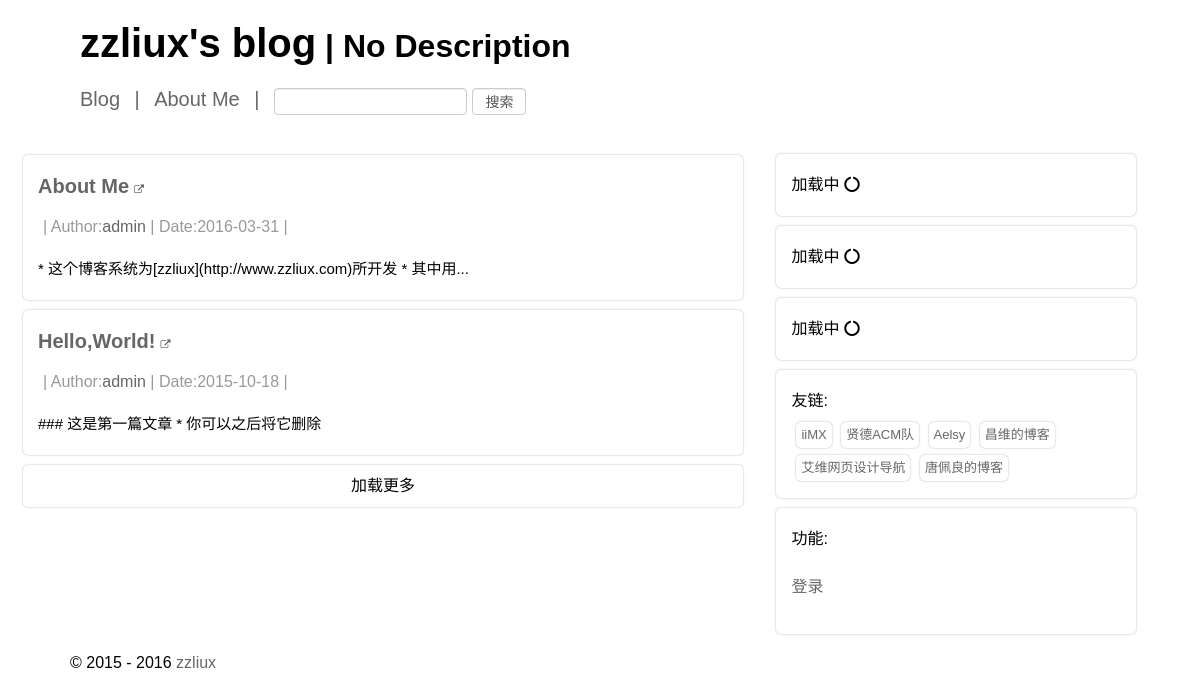
The page / on the database its author committed.
### tables this page shows
CREATE TABLE IF NOT EXISTS `xblog_articles` (
  `cid` int(10) unsigned NOT NULL AUTO_INCREMENT,
  `uid` int(10) unsigned NOT NULL,
  `title` text,
  `content` longtext,
  `tags` tinytext,
  `categories` tinytext,
  `date` int(11) NOT NULL DEFAULT '0',
  `status` tinyint(3) unsigned NOT NULL DEFAULT '0',
  `commentStatus` tinyint(1) NOT NULL DEFAULT '1',
  `priority` int(11) NOT NULL DEFAULT '0',
  PRIMARY KEY (`cid`)
);

### templates/default/index.php (called while the page is built)
<?php
require_once(dirname(__FILE__).'/../../functions/common.php');
?>
<?php blog_header() ?>
<?php blog_body() ?>
<?php blog_footer() ?>

### index.php (called while the page is built, shortened)
<?php include_once(dirname(__FILE__).'/functions/common.php') ?>
<?php include_once(dirname(__FILE__).'/templates/default/index.php') ?>

### config/siteInfo.php (called while the page is built)
<?php
$config = array(
	'blog_title'		=> 'zzliux\'s blog',
	'blog_description'	=> 'No Description',
	'blog_theme' 		=> 'default',
	'blog_siteLink'		=> 'http://localhost/blog/',
	'baiduPushUrlApi'	=> 'http://data.zz.baidu.com/urls?site=www.zzliux.com&token=j4xsy8rafXe70reK',
);

### class/database.class.php (called while the page is built, shortened)
<?php
class database {
	public $ch;
	public $tablePrefix = 'xblog';
	protected $user = array();
	protected $options = array();
	function __construct(){
		require(dirname(__FILE__).'/../config/siteInfo.php');
		$this->options = $config;
		$this->ch = new mysqli(HOSTNAME,HOSTUSER,HOSTPWD,HOSTDB);
		$this->ch->query('SET NAMES utf8mb4');
	}
	function getOption($key){
		$key = $this->ch->real_escape_string($key);
		if($this->options[$key]){
			return $this->options[$key];
		}
	}
	function getArticles($start = 0, $length = 0){
		if($length === 0){
			$sql = "SELECT * FROM `{$this->tablePrefix}_articles` WHERE `status` = 1 ORDER BY `cid` DESC";
		}else{
			$start  = $this->ch->real_escape_string($start);
			$length = $this->ch->real_escape_string($length);
			$sql = "SELECT * FROM `{$this->tablePrefix}_articles` WHERE `status` = 1  ORDER BY `cid` DESC LIMIT {$start},{$length}";
		}
		$res = $this->ch->query($sql);
		while($row = $res->fetch_assoc()){
			$row['author'] = $this->getUser($row['uid']);
			$re[] = $row;
		}
		return $re;
	}
	function getUser($uid){
		if(!isset($this->user[$uid])){
			$sql = "SELECT `name` FROM `{$this->tablePrefix}_userinfo` WHERE `uid` = {$uid}";
			if($res = $this->ch->query($sql)){
				$res = $res->fetch_assoc();
				$this->user[$uid] = $res['name'];
			}else{
				return FALSE;
			}
		}
		return $this->user[$uid];
	}
}

### functions/common.php (the view, shortened to what this page needs)
<?php
include_once(dirname(__FILE__).'/../class/database.class.php');
function blog_title(){
	$db = new database();
	echo $db->getOption('blog_title');
}
function blog_description(){
	$db = new database();
	echo $db->getOption('blog_description');
}
function blog_header(){
	$db = new database();
	$themeName = $db->getThemeName();
	include_once(dirname(__FILE__)."/../templates/{$themeName}/component/header.php");
}
function blog_body(){
	$db = new database();
	$themeName = $db->getThemeName();
	include_once(dirname(__FILE__)."/../templates/{$themeName}/component/body.php");
}
function blog_sidebar(){
	$db = new database();
	$themeName = $db->getThemeName();
	include_once(dirname(__FILE__)."/../templates/{$themeName}/component/sidebar.php");
}
function blog_footer(){
	$db = new database();
	$themeName = $db->getThemeName();
	include_once(dirname(__FILE__)."/../templates/{$themeName}/component/footer.php");
}
function blog_listArticles(){
	$db = new database();
	$articlesList = $db->getArticles(0,5);
	foreach($articlesList as $v){
		if(mb_strlen($v['content'],'UTF-8')>50){
			$omittedContent = mb_substr($v['content'],0,50,'UTF-8') . '...';
		}else{
			$omittedContent = $v['content'];
		}
		$omittedContent = htmlentities($omittedContent);
		$detail = '| Author:<a href="search/?author='.($db->getUser($v['uid'])).'">'.($db->getUser($v['uid'])).'</a> | '.'Date:'.date("Y-m-d",$v['date']).' |';
		$out .= "
			<div class=\"post\">
				<div class=\"title\">
					<a id=\"title\" href=\"article/{$v['cid']}\"><strong>{$v['title']}</strong></a><a style=\"margin-left:5px;font-size:10px\" id=\"title\" href=\"article/{$v['cid']}\" target=\"_blank\"><i class=\"fa fa-external-link\"></i></a>
				</div>
				<div class=\"articleDetail\">
					{$detail}
				</div>
				<div class=\"omittedContent\">
					{$omittedContent}
				</div>
			</div>\n";
	}
	echo $out;
}
function blog_siteLink(){
	$db = new database();
	echo $db->getOption('blog_siteLink');
}

### templates/default/component/header.php (shortened to what this page needs)
<?php
require_once(dirname(__FILE__).'/../../../functions/common.php');
?>
<!DOCTYPE html>
<html>
<head>
	<link rel="stylesheet" href='<?php blog_siteLink(); ?>templates/default/css/default.css'>
	<link rel="stylesheet" href="//cdn.bootcss.com/font-awesome/4.4.0/css/font-awesome.min.css">
</head>
<body>
<header>
	<h1><a href="<?php blog_siteLink() ?>"><?php blog_title() ?></a> | <?php blog_description() ?></h1>
</header>

### templates/default/component/body.php (shortened to what this page needs)
<div class="container">
	<div class="nav">
		<div class="blog-b"><a href="<?php echo $db->getOption('blog_siteLink') ?>">Blog</a></div>
		<div class="blog-b">|</div>
		<div class="about-b"><a href="article/9">About Me</a></div>
		<div class="blog-b">|</div>
		<div class="blog-b">
			<form action="./search/" method="get">
				<input type="text" id="searchBox" name="sub" style="display:inline-block;height:13px;font-size:15px;vertical-align:top;">
				<input class="btn" type="submit" style="display:inline-block;height:27px;vertical-align:top;line-height:1" value="搜索">
			</form>
		</div>
	</div>
	<div class="postFields">
		<div id="postBox">
		<?php blog_listArticles() ?>
		</div>
	<div class="more">加载更多</div>
	</div>
	<?php blog_sidebar() ?>
</div>

### templates/default/component/sidebar.php (shortened to what this page needs)
<?php include_once(dirname(__FILE__).'/../../../functions/common.php') ?>
<div class="sidebar">
	<div class="post" id="latestComments">
	</div>
	<div class="post" id="tagsBox">
	</div>
	<div class="post" id="categoriesBox">
	</div>
	<div class="post" id="friendsLink">
		<div class="sidebar-nav">友链:</div>
		<div class="post" style="display:inline-block;font-size:small;margin:5px 0px 0px 5px;padding:0px 5px 0px 5px;"><a href="http://iimx.net" target="_blank">iiMX</a></div>
		<div class="post" style="display:inline-block;font-size:small;margin:5px 0px 0px 5px;padding:0px 5px 0px 5px;"><a href="http://www.itlife.top" target="_blank">贤德ACM队</a></div>
		<div class="post" style="display:inline-block;font-size:small;margin:5px 0px 0px 5px;padding:0px 5px 0px 5px;"><a href="http://blog.csdn.net/liyongfan152" target="_blank">Aelsy</a></div>
		<div class="post" style="display:inline-block;font-size:small;margin:5px 0px 0px 5px;padding:0px 5px 0px 5px;"><a href="http://www.changwei.me/" target="_blank">昌维的博客</a></div>
		<div class="post" style="display:inline-block;font-size:small;margin:5px 0px 0px 5px;padding:0px 5px 0px 5px;"><a href="http://www.360www.cn" target="_blank">艾维网页设计导航</a></div>
		<div class="post" style="display:inline-block;font-size:small;margin:5px 0px 0px 5px;padding:0px 5px 0px 5px;"><a href="http://tangpeiliang.com/" target="_blank">唐佩良的博客</a></div>
	</div>
	<div class="box">
		<div class="sidebar-nav">功能:</div>
		<p><a href="user/">登录</a></p>
	</div>
</div>

### templates/default/component/footer.php (shortened to what this page needs)
<footer>
&copy;&nbsp;2015 - 2016&nbsp;<a href="http://www.zzliux.com/" target="_blank">zzliux</a>
</footer>
</body>
</html>

### templates/default/css/default.css (style rules this page uses)
body { font-family: Helvetica, Tahoma, Arial, "Microsoft YaHei", "微软雅黑", STXihei, "华文细黑", sans-serif; max-width: 1600px; margin: 0 auto; }
.sidebar { margin: 0px auto; }
.sidebar .box, .more, .post { border-radius: 5px; -moz-transition: all 0.2s ease-in; -webkit-transition: all 0.2s ease-in; -o-transition: all 0.2s ease-in; transition: all 0.2s ease-in; width: initial; padding: 15px; line-height: 2em; word-wrap: break-word; box-shadow: 0px 0px 2px #AAA; -webkit-box-shadow:0px 0px 2px #AAA; -moz-box-shadow:0px 0px 2px #AAA; }
#postBox .post { overflow:hidden; }
.sidebar .post, .sidebar .box { margin:10px auto; }
.sidebar { padding:19px 0px 0px 0px; }
.more, .post { margin:10px auto; }
.more { padding:5px 15px; text-align: center; }
.title { font-size: 20px; }
header a, footer a, .box a, .title a { text-decoration: none; color: #666; white-space: inherit; }
footer a { text-decoration: none; }
.title a { font-size: 20px; }
.title { display: inline-block; }
header a { color: #000; font-size:40px; }
.omittedContent { margin-top: 10px; font-size: 15px; }
.post .post, .container-comment .post { margin: 0px auto; padding: 0px 5px 0px 0px; }
.nav a { text-decoration: none; color: #666; }
.blog-b, .about-b { display: inline-block; color: #666; margin-left: 10px; font-size: 20px; }
.container { margin-bottom: 10px; -webkit-user-select:none; -moz-user-select:none; -ms-user-select:none; user-select:none; cursor:default; }
.articleDetail, .comment-detail { margin: 5px 5px 0px 5px; color: #999; }
header { padding-left: 10px; }
input, textarea { margin-bottom: 10px; font: inherit; color: inherit; display: block; padding: 6px 12px; font-size: 14px; line-height: 1.42857143; color: #555; background-color: #fff; background-image: none; border: 1px solid #ccc; border-radius: 4px; -webkit-box-shadow: inset 0 1px 1px rgba(0, 0, 0, .075); box-shadow: inset 0 1px 1px rgba(0, 0, 0, .075); -webkit-transition: border-color ease-in-out .15s, -webkit-box-shadow ease-in-out .15s; -o-transition: border-color ease-in-out .15s, box-shadow ease-in-out .15s; transition: border-color ease-in-out .15s, box-shadow ease-in-out .15s; }
@media (min-width: 800px) { .postFields, .container-article { padding: 10px; margin: 10px 19px 10px 13px; background: #fff; vertical-align: top; display: inline-block; width: 60%; } }
@media (min-width: 800px) { .sidebar, .container-comment { vertical-align: top; display: inline-block; width: 30%; } }
@media (min-width: 800px) { .nav { width: 60%; margin-left: 70px !important; } }
@media (min-width: 800px) { footer, header { margin-left: 70px !important; } }
.post a { cursor: pointer; text-decoration:none; color:#666; }
a { display: inline-block; white-space:nowrap; }

### rows shown on the page
xblog_articles: title "About Me", uid "admin", date "2016-03-31", content "* 这个博客系统为[zzliux](http://www.zzliux.com)所开发 * 其中用..."
xblog_articles: title "Hello,World!", uid "admin", date "2015-10-18", content "### 这是第一篇文章 * 你可以之后将它删除"

### other values the page prints
$db->getOption('blog_title') "zzliux's blog"
$db->getOption('blog_description') "No Description"
